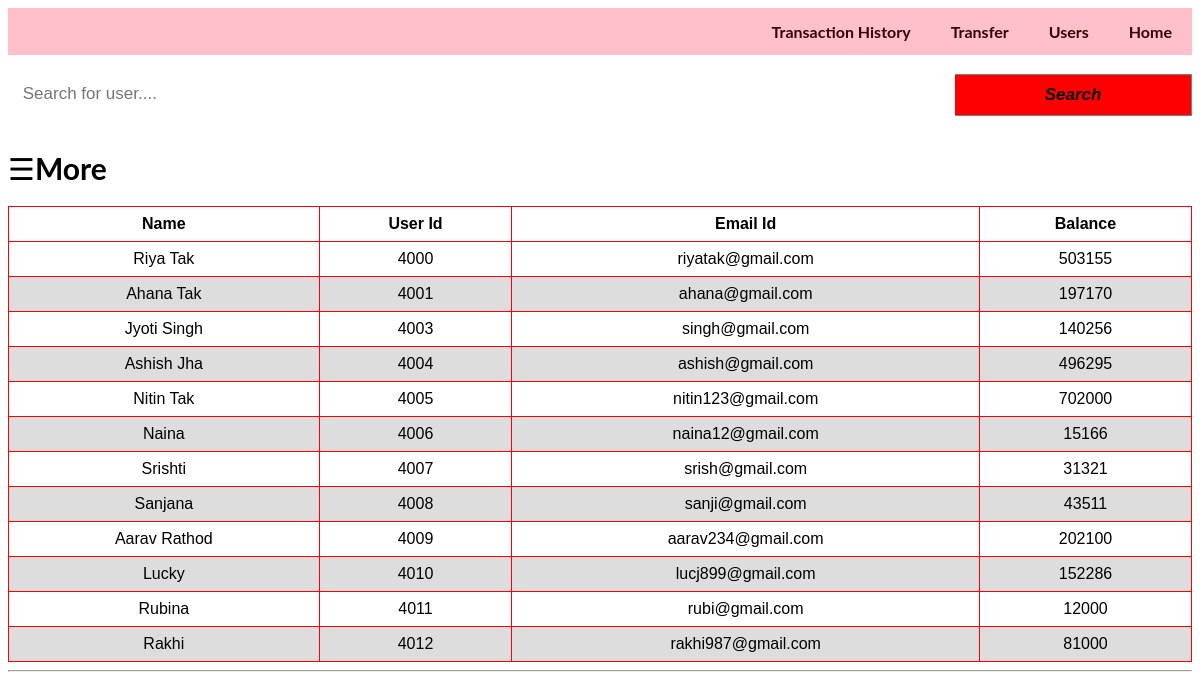
The page /Users.php on the database its author committed.
### tables this page shows
CREATE TABLE `customer` (
  `user` varchar(15) NOT NULL,
  `userid` int(4) NOT NULL,
  `email id` varchar(30) NOT NULL,
  `balance` int(15) NOT NULL
);

### Users.php (the view, shortened to what this page needs)
<?php
if(isset($_POST['search']))
{
    $valueToSearch = $_POST['myInput'];
    $query = "SELECT * FROM `customer` WHERE CONCAT(`user`, `userid`, `email id`, `balance`) LIKE '%".$valueToSearch."%'";
    $search_result = filterTable($query);
}
 else {
    $query = "SELECT * FROM `customer`";
    $search_result = filterTable($query);
}
function filterTable($query)
{
    $connect = mysqli_connect("localhost", "root", "", "intern1");
    $filter_Result = mysqli_query($connect, $query);
    return $filter_Result;
}
?>
<!Doctype html>
<html lang="en">
    <head>
    </head>
    <body id="bg"  >
    <body>
        <ul>
        <li><a href="index.php"><b><span class="iconify" data-icon="mdi-home" data-inline="false"></span>Home</b></a></li>&nbsp;&nbsp;&nbsp;&nbsp;&nbsp;&nbsp;&nbsp;&nbsp;&nbsp;&nbsp;&nbsp;&nbsp;
            <li><a href="Users.php"><b><span class="iconify" data-icon="mdi-people" data-inline="false"></span>Users</span></b></a></li>&nbsp;&nbsp;&nbsp;&nbsp;&nbsp;&nbsp;&nbsp;&nbsp;&nbsp;&nbsp;&nbsp;&nbsp;
            <li><a href="transfer.php"><b><span class="iconify" data-icon="mdi-rupee" data-inline="false"></span>Transfer</span></b></a></li>&nbsp;&nbsp;&nbsp;&nbsp;&nbsp;&nbsp;&nbsp;&nbsp;&nbsp;&nbsp;&nbsp;&nbsp;
            <li><a href="history.php"><b><span class="iconify" data-icon="mdi-history" data-inline="false"></span>Transaction History</b></a></li>&nbsp;&nbsp;&nbsp;&nbsp;&nbsp;&nbsp;&nbsp;&nbsp;&nbsp;&nbsp;&nbsp;&nbsp;
          </ul>
          <br>
          <form class="example" action="users.php" method="post">
            <input type="text"  name="myInput" placeholder=" Search for user....">
            <button name="search" value="Filter" type="submit"> <i class="fa fa-search"><b>  Search </b></i></button>
            <br><br><br><br>
          <div id="main">
            <span style="font-size:30px;cursor:pointer" onclick="openNav()">&#9776;<b>More</b></span>
          </div>
          <br>
            <table class=styled-table>
            <thead>
                <tr>
                    <th>Name</th>
                    <th>User Id</th>
                    <th>Email Id</th>
                    <th>Balance</th>
                </tr>
</thead>
                <?php while($row = mysqli_fetch_array($search_result)):?>
                <tr class=active-row>
                    <td><?php echo $row['user'];?></td>
                    <td><?php echo $row['userid'];?></td>
                    <td><?php echo $row['email id'];?></td>
                    <td><?php echo $row['balance'];?></td>
                </tr>
                <?php endwhile;?>
            </table>
        </form>
		<hr />
    </body>
</html>

### Users.php (style rules this page uses)
table { font-family: arial, sans-serif; border-collapse: collapse; width: 100%; }
td, th { border: 1px solid red; text-align: center; padding: 8px; }
tr:nth-child(even) { background-color: #dddddd; }
ul { list-style-type: none; margin: 0; padding: 0; overflow: hidden; background-color:pink; }
li { float: right; }
li a { display: block; color: rgb(53, 3, 3); text-align: center; padding: 14px 20px; text-decoration: none; }
* { box-sizing: border-box; }
body { font-family: Verdana, sans-serif; }
body { font-family: "Lato", sans-serif; transition: background-color .5s; }
html { background:url(https://as2.ftcdn.net/jpg/01/16/98/97/500_F_116989778_1rZiA78n9Rzka3Ah3tPqmXu2s5XOxuIp.jpg); background-size: cover; padding-top: -40px; }
#main { transition: margin-left .5s; padding-top: 0px; }
form.example input[type=text] { padding: 10px; font-size: 17px; border: 1px black; float: left; width: 80%; background: white; }
form.example button { float: left; width: 20%; padding: 10px; background: red; color: black; font-size: 17px; border: 1px solid grey; border-left: none; cursor: pointer; }
form.example::after { content: ""; clear: both; display: table; }

### rows shown on the page
customer: user "Riya Tak", userid "4000", email id "riyatak@gmail.com", balance "503155"
customer: user "Ahana Tak", userid "4001", email id "ahana@gmail.com", balance "197170"
customer: user "Jyoti Singh", userid "4003", email id "singh@gmail.com", balance "140256"
customer: user "Ashish Jha", userid "4004", email id "ashish@gmail.com", balance "496295"
customer: user "Nitin Tak", userid "4005", email id "nitin123@gmail.com", balance "702000"
customer: user "Naina", userid "4006", email id "naina12@gmail.com", balance "15166"
customer: user "Srishti", userid "4007", email id "srish@gmail.com", balance "31321"
customer: user "Sanjana", userid "4008", email id "sanji@gmail.com", balance "43511"
customer: user "Aarav Rathod", userid "4009", email id "aarav234@gmail.com", balance "202100"
customer: user "Lucky", userid "4010", email id "lucj899@gmail.com", balance "152286"
customer: user "Rubina", userid "4011", email id "rubi@gmail.com", balance "12000"
customer: user "Rakhi", userid "4012", email id "rakhi987@gmail.com", balance "81000"
